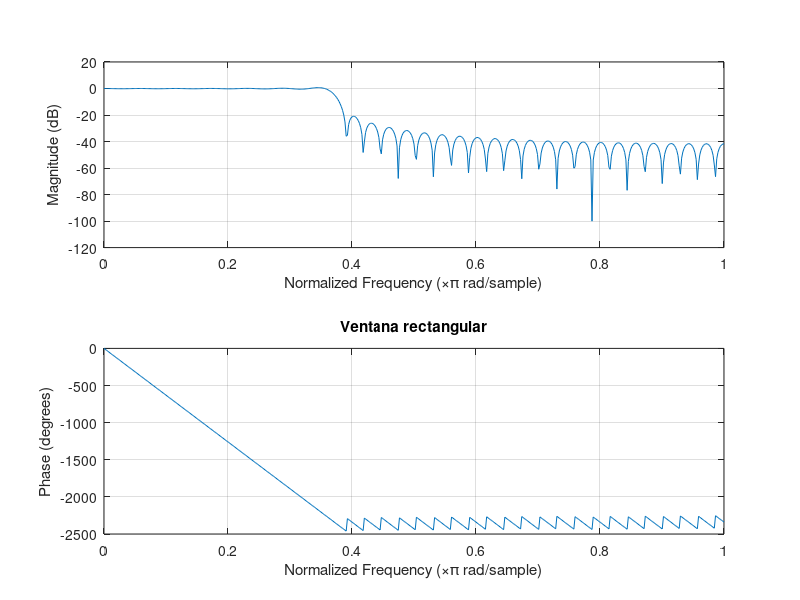
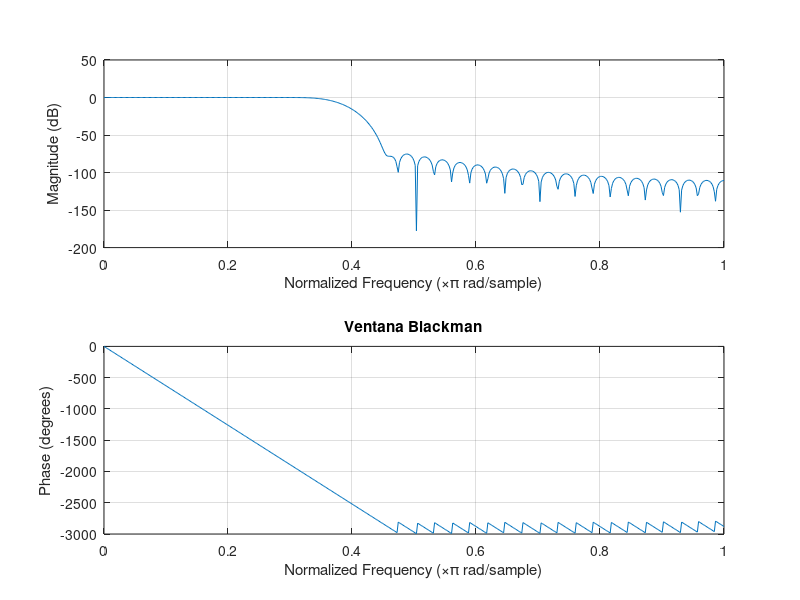
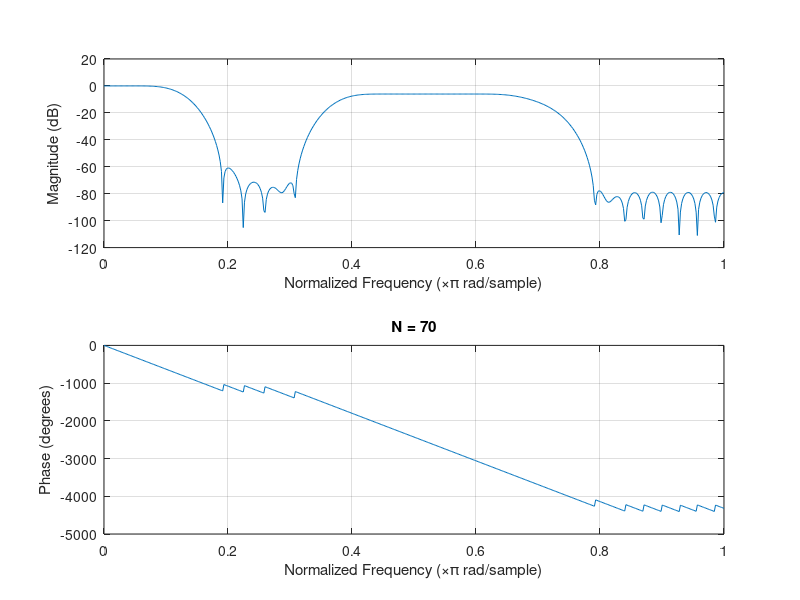
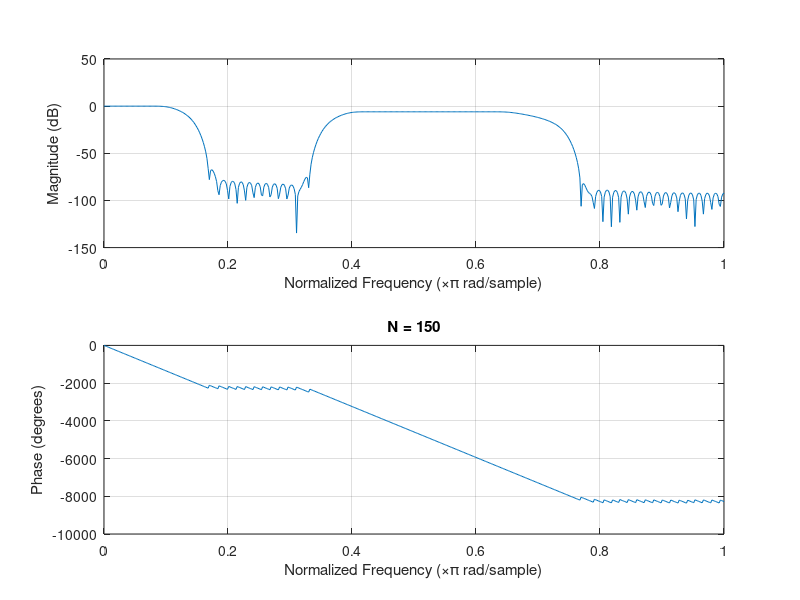

The MATLAB source for these figures, in order:
%% DISE ̃NO DE FILTROSFIRUSANDO HERRAMIENTAS DEMATLAB 1) 


N = 70; %orden
fc = 3000; %hz -> x
tm = 16000; % sps -> 2

W =  fc*2/tm; % ?????? 

rect = rectwin(N+1);
bckmn = blackman(N+1);

B1 = fir1(N,W,rect);
B2 = fir1(N,W,bckmn);

%usar comando fdatool y generar filtro con B.
figure 
freqz(B1)
title('Ventana rectangular');

figure
freqz(B2)
title('Ventana Blackman');

%% 2)
N1 = 70;
N2 = 150;

f = [0 0.1 0.15 0.35 0.4 0.65 0.75 1];
m = [1 1 0 0 0.5 0.5 0 0];

B1 = fir2(N1,f,m);
B2 = fir2(N2,f,m);

figure  
freqz(B1)
title('N = 70');
figure
freqz(B2)
title('N = 150');


%% 3)


